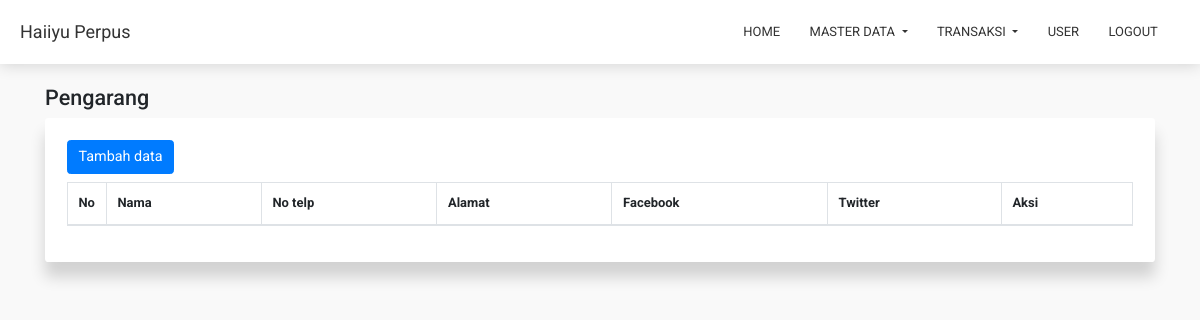
/?c=author (signed in), run on an earlier commit of the app's database.
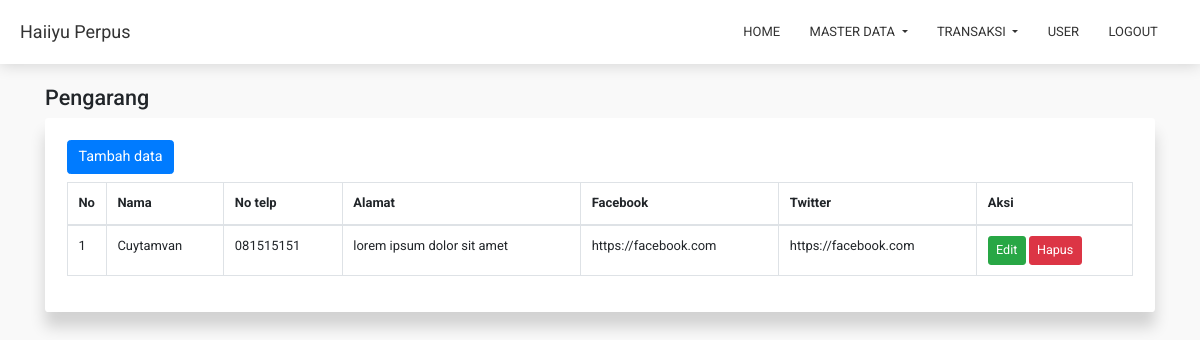
And on a later commit of the database.
### tables this page shows
CREATE TABLE `authors` (
  `id` int(11) NOT NULL,
  `name` varchar(50) NOT NULL,
  `phone_number` varchar(20) NOT NULL,
  `address` text NOT NULL,
  `email` varchar(50) NOT NULL,
  `facebook` varchar(100) NOT NULL,
  `twitter` varchar(100) NOT NULL
);

### app/helper.php (called while the page is built, shortened)
<?php
function url($to = ''){
  $base_url = str_replace(basename($_SERVER['SCRIPT_NAME']), '', $_SERVER['SCRIPT_NAME']);
  $base_url .= $to;
  return $base_url;
}
function get($name){
  return isset($_GET[$name]) ? $_GET[$name] : null;
}

### resources/author/index.php (the view, shortened to what this page needs)
<?php
  $table = 'authors';
?>
<div class="container mt-4">
  <h4><?=isset($title) ? $title : '' ?></h4>
  <div class="row">
    <div class="col-sm-12">
      <div class="card c-card">
        <div class="card-body p-4">
          <a href="<?=url('?c=author-create')?>" class="btn btn-primary mb-2">Tambah data</a>
          <table class="table table-bordered">
            <thead>
              <tr>
                <th style="width: 20px;">No</th>
                <th>Nama</th>
                <th>No&nbsp;telp</th>
                <th>Alamat</th>
                <th>Facebook</th>
                <th>Twitter</th>
                <th>Aksi</th>
              </tr>
            </thead>
            <tbody>
              <?php
                $no = 1;
                $data = mysqli_query($conn, "SELECT * FROM `$table` order by `id` desc");
                while($r = mysqli_fetch_object($data)){
              ?>
              <tr>
                <td><?=$no?></td>
                <td><?=$r->name?></td>
                <td><?=$r->phone_number?></td>
                <td><?=$r->address?></td>
                <td><?=$r->facebook?></td>
                <td><?=$r->twitter?></td>
                <td>
                  <a href="<?=url('?c=author-edit&id='.$r->id)?>" class="btn btn-success btn-sm">Edit</a>
                  <form method="post" class="d-inline-block">
                    <button class="btn btn-danger btn-sm" name="remove" onclick="return confirm('Hapus data tersebut?')">Hapus</button>
                  </form>
                </td>
              </tr>
              <?php
                  $no++;
                }
              ?>
            </tbody>
          </table>
        </div>
      </div>
    </div>
  </div>
</div>

What changed in the data, as far as the page shows it:
added authors: name "Cuytamvan", phone_number "081515151", address "lorem ipsum dolor sit amet", facebook "https://facebook.com", twitter "https://facebook.com"
